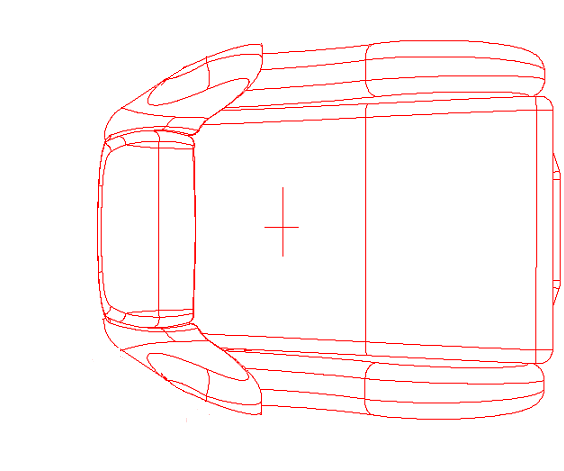
#> input picture runtime/images/chair_red.png, 564 x 471 px, found by its file name
$ python ConfigV3.py
#> lines starting #> are read from the running program, lines starting #| are printed output that depends on the picture
### runtime/output/plot_config.py
import matplotlib.pyplot as plt
from mpl_toolkits.mplot3d import Axes3D

def plot(base_pos, platform_pos, platform_mid_height, PLATFORM_NAME ):
#> called with base_pos = array of shape (6, 3), platform_pos = array of shape (6, 3), platform_mid_height = -715, PLATFORM_NAME = 'Chair v3'
    base_labels = ['base{0}'.format(i) for i in range(6)]
    platform_labels = ['platform{0}'.format(i) for i in range(6)]
    if PLATFORM_NAME == "Flying Platform":
       is_flying_platform = True
       img = plt.imread("images/flying_platform.png")
       plt.imshow(img, zorder=1, extent=[-600, 600, -600, 600])
    else:
        is_flying_platform = False
        img = plt.imread("images/chair_red.png")
#> img is the input picture: shape (471, 564, 4) float32; mean R, G, B, A 1, 0.969, 0.969, 1
        plt.imshow(img, zorder=1, extent=[-400, 400, -400, 400])

    bx= base_pos[:,0]
    by = base_pos[:,1]
    plt.scatter(bx,by,zorder=2)

    px= platform_pos[:,0]
    py = platform_pos[:,1]
    plt.axis('equal')
    plt.scatter(px,py,zorder=3)
    # plt.imshow(img, zorder=0, extent=[-100, 100, -100, 100])

    plt.xlabel('X axis mm')
    plt.ylabel('Y axis mm')
    plt.axhline(0, color='gray')
    plt.axvline(0, color='gray')
    plt.title(PLATFORM_NAME)
    if PLATFORM_NAME == "Flying Platform":
        lbl_xoffset = 20
        lbl_yoffset = 20
    else:
         lbl_xoffset = 20
         lbl_yoffset = 20

    for label, x, y in zip(base_labels, bx, by):
        if x > 0 and y < 0:
           h = 'right'
        else:
           h = 'left'
        h = 'right'
        plt.annotate(
            label,
            xy=(x, y), xytext=(lbl_xoffset, lbl_yoffset),
            textcoords='offset points', ha=h, va='bottom',
            bbox=dict(boxstyle='round,pad=0.2', fc='yellow', alpha=0.5),
            arrowprops=dict(arrowstyle = '->', connectionstyle='arc3,rad=0'))
    for label, x, y in zip(platform_labels, px, py):
        if is_flying_platform:
            h = 'left'
        else:
            if x < 0 and y < 0: h = 'left'
            else: h = 'right'
        if is_flying_platform:
            if label == "platform1" or label == "platform4" or label == "platform5" :
               offset = (-20, -20)
            else:
               offset = (-20, 20)
        else:
            offset = (-20, 20)
        plt.annotate(
            label,
            xy=(x, y), xytext=(offset),
            textcoords='offset points', ha=h, va='bottom',
            bbox=dict(boxstyle='round,pad=0.2', fc='yellow', alpha=0.5),
            arrowprops=dict(arrowstyle = '->', connectionstyle='arc3,rad=0'))

    plt.show()
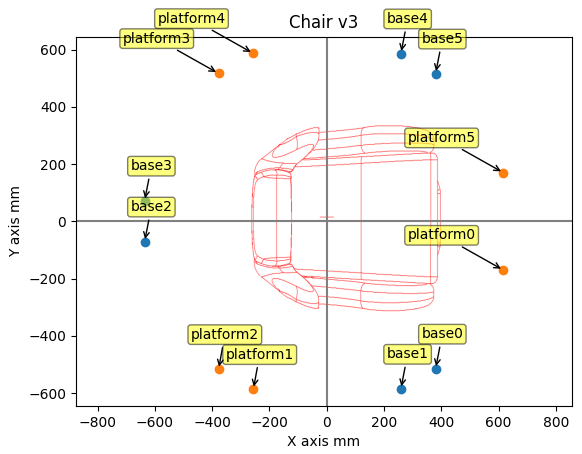
#> figure drawn by matplotlib, 1 panel

def plot3d(cfg, platform_transform):
    fig = plt.figure()
    ax = fig.add_subplot(111, projection='3d')

    for i in range(6):
        a = platform_transform[i]
        if i == 5:
            b = platform_transform[0]
        else:
            b = platform_transform[i+1]
        ax.plot( [a[0],b[0]], [a[1],b[1]],[a[2],b[2]], 'yellow')

    print("platform type =", cfg.PLATFORM_TYPE)
    if cfg.PLATFORM_TYPE == "SLIDER":
        ax.plot([cfg.center_to_inner_joint,cfg.center_to_inner_joint],[0,-cfg.joint_max_offset],[0,0],'black')
        ax.plot([cfg.center_to_outer_joint,cfg.center_to_outer_joint],[0,cfg.joint_max_offset],[0,0], 'black')


    for i in range(6):
        a = platform_transform[i]
        b = cfg.BASE_POS[i]
        ax.plot( [a[0],b[0]], [a[1],b[1]],[a[2],b[2]], label = str(i))
        ax.legend()


    ax.set_xlabel('X Movement')
    ax.set_ylabel('Y Movement')
    ax.set_zlabel('Z Movement')
    if cfg.PLATFORM_MID_HEIGHT < 0:
        zlimit = (-cfg.limits_1dof[2] + cfg.PLATFORM_MID_HEIGHT,0)
    else:
        zlimit = (0, cfg.limits_1dof[2] + cfg.PLATFORM_MID_HEIGHT)
    ax.set_zlim3d(zlimit)
    ax.set_title(cfg.PLATFORM_NAME)
    plt.show()
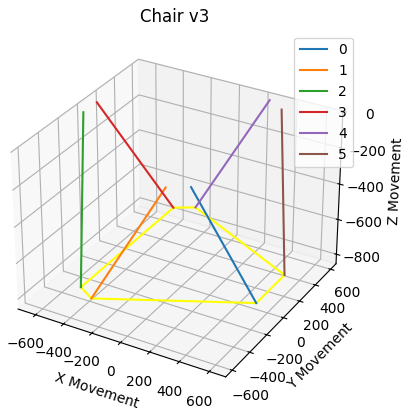
#> figure drawn by matplotlib, 1 panel

### runtime/output/ConfigV3.py
"""
Created 5 Sep 2018
@author: mem
configuration for V3 chair
updated April 12 2020 to include z axis  and calculations for both sides
"""

"""
This file defines the coordinates of the upper (base) and lower (platform) attachment points
Note: because the chair is an inverted stewart platform, the base is the plane defined by the upper attachment points

The coordinate frame used follows ROS conventions, positive values: X is forward, Y is left, Z is up,
roll is right side down, pitch is nose down, yaw is CCW; all from perspective of person on the chair.

The origin is the center of the circle intersecting the attachment points. The X axis is the line through the origin running
 from back to front (X values increase moving forward). The Y axis passes through the origin with values increasing
 to the left.
                   +y
                 --------
                []::::::
                []:::::::
      -x        []::::::::   +X  (front)
                []:::::::
                {}::::::
                 --------
                   -y

The attachment coordinates can be specified explicitly or with vectors from the origin to
 each attachment point. Uncomment the desired method of entry.

Actuator length parameters are muscle lengths in mm, distance parms are muscle contraction in mm

You only need enter values for the left side, the other side is a mirror image and is calculated ny this software
"""

import math
import copy
import numpy as np

class PlatformConfig(object):
    PLATFORM_NAME = "Chair v3"
    PLATFORM_TYPE = "Inverted Stewart Platform"
    PLATFORM_INVERTED = True

    def __init__(self):
        self.PLATFORM_UNLOADED_WEIGHT = 25  # weight of moving platform without 'passenger' in killograms
        DEFAULT_PAYLOAD_WEIGHT = 65    # weight of 'passenger'
        LOAD_RANGE = (20,90) # in Kg

        MAX_MUSCLE_LEN = 800  # length of muscle at minimum pressure
        MIN_MUSCLE_LEN = MAX_MUSCLE_LEN * .75 # length of muscle at maximum pressure
        self.FIXED_LEN = 200  #  length of fixing hardware

        self.MIN_ACTUATOR_LEN = MIN_MUSCLE_LEN + self.FIXED_LEN  # total min actuator distance including fixing hardware
        self.MAX_ACTUATOR_LEN = MAX_MUSCLE_LEN + self.FIXED_LEN # total max actuator distance including fixing hardware
        self.MAX_ACTUATOR_RANGE = self.MAX_ACTUATOR_LEN - self.MIN_ACTUATOR_LEN
        MID_ACTUATOR_LEN = self.MIN_ACTUATOR_LEN + (self.MAX_ACTUATOR_RANGE/2)

        self.INTENSITY_RANGE = (10, 50,150) # steps, min, max in percent
        self.LOAD_RANGE = (5, 0,100) # steps, min, max in Kg


        self.INVERT_AXIS = (1,1,1,1,1,1) # set -1 to invert: x, y, z, roll, pitch, yaw
        self.SWAP_ROLL_PITCH = False   # set true to swap roll and pitch (also swaps x and y)

        #  the max movement in a single DOF
        self.limits_1dof = (100, 122, 140, math.radians(15), math.radians(20), math.radians(12))
        self.limit_Z = self.limits_1dof[2]
        print("fixme = check limits, are these doubled?")
        # limits at extremes of movement
        self.limits_6dof = (80, 80, 80, math.radians(12), math.radians(12), math.radians(10))

        self.DISABLED_DISTANCES = [self.MAX_ACTUATOR_LEN *.05] * 6
        self.PROPPING_DISTANCES = [self.MAX_ACTUATOR_LEN *.08] * 6 # length for attaching stairs or moving prop
        self.DISABLED_XFORM = [0, 0, -self.limit_Z, 0, 0, 0] # only used to echo slow moves
        self.PROPPING_XFORM = [0, 0, -self.limit_Z, 0, 0, 0] # only used to echo slow moves
        self.HAS_PISTON = True  # True if platform has piston actuated prop
        self.HAS_BRAKE = False # True if platform has electronic braking when parked

    def calculate_coords(self):

        #  uncomment this to enter hard coded coordinates

        #  input x and y coordinates with origin as center of the base plate
        #  the z value should be zero for both base and platform
        #  only -Y side is needed as other side is symmetrical (see figure)

        GEOMETRY_PERFECT = False  # set to false for wide front spacing
        GEOMETRY_WIDE = not GEOMETRY_PERFECT


        base_pos = [[379.8, -515.1, 0],[258.7, -585.4, 0],[-636.0, -71.4, 0]]
        self.PLATFORM_MID_HEIGHT = -715

        if GEOMETRY_PERFECT:
            GEOMETRY_TYPE = "Using geometry values with ideally spaced front attachment points"
            platform_pos = [[636.3, -68.6, self.PLATFORM_MID_HEIGHT], # left front (facing platform)
                            [-256.2, -586.5, self.PLATFORM_MID_HEIGHT],
                            [-377.6, -516.7, self.PLATFORM_MID_HEIGHT]]
        elif GEOMETRY_WIDE:
            GEOMETRY_TYPE = "Using geometry values based on 34cm spaced front attachment points"
            platform_pos = [[617.0, -170.0, self.PLATFORM_MID_HEIGHT],
                            [-256.2, -586.5, self.PLATFORM_MID_HEIGHT],
                            [-377.6, -516.7, self.PLATFORM_MID_HEIGHT]]
        else:
            GEOMETRY_TYPE = "Geometry type not defined"

        # reflect around X axis to generate right side coordinates
        otherSide = copy.deepcopy(base_pos[::-1])  # order reversed
        for inner in otherSide:
            inner[1] = -inner[1]   # negate Y values
        base_pos.extend(otherSide)
        self.BASE_POS = np.array(base_pos)

        otherSide = copy.deepcopy(platform_pos[::-1])  # order reversed
        for inner in otherSide:
            inner[1] = -inner[1]   # negate Y values
        platform_pos.extend(otherSide)
        self.PLATFORM_POS = np.array(platform_pos)

if __name__ == "__main__":
    import plot_config
    cfg = PlatformConfig()
    cfg.calculate_coords()
    plot_config.plot(cfg.BASE_POS, cfg.PLATFORM_POS, cfg.PLATFORM_MID_HEIGHT, cfg.PLATFORM_NAME )
    plot_config.plot3d(cfg, cfg.PLATFORM_POS)
